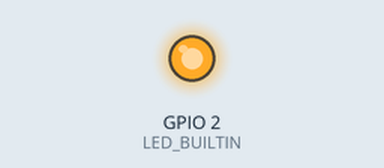
The sketch below on a simulated ESP8266 (NodeMCU). On the bench: output pins drawn as LEDs (lit = HIGH, except the on-board LED, lit = LOW). WiFi joins after 1.5 s; servers stay silent unless stated; the Firebase database answers and starts empty; what the sketch prints to the serial monitor is not drawn.

Above: at 0.1 s.
At 1.7 s:
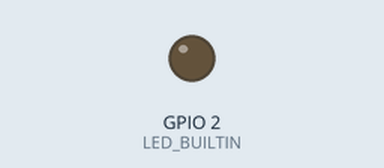
Timing chart, 0 to 3.2 s (numbered marks = the images above):
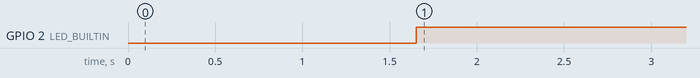

Measured:
- by itself, GPIO 2 (LED_BUILTIN): LOW → HIGH at 1.7 s

The sketch:

ders510.ino
```cpp
// (licence header left out)
// FirebaseDemo_ESP8266 is a sample that demo the different functions
// of the FirebaseArduino API.

#include <ESP8266WiFi.h>
#include <FirebaseArduino.h>

// Set these to run example.
#define FIREBASE_HOST "demo1-215c7.firebaseio.com"
#define FIREBASE_AUTH "2naW0VphLeVzvM9Pssf1Vg6QMXYgNtBWTgM0TdoR"
#define WIFI_SSID "IKARUS1"
#define WIFI_PASSWORD "ikarus.123"

WiFiServer server(80);

void setup() {
  Serial.begin(9600);
  pinMode(LED_BUILTIN, OUTPUT);
  digitalWrite(LED_BUILTIN, 0);

  // connect to wifi.
  WiFi.begin(WIFI_SSID, WIFI_PASSWORD);
  Serial.print("connecting");
  while (WiFi.status() != WL_CONNECTED) {
    Serial.print(".");
    delay(500);
  }
  Serial.println();
  Serial.print("connected: ");
  Serial.println(WiFi.localIP());

  server.begin();

  Firebase.begin(FIREBASE_HOST, FIREBASE_AUTH);
}

int n = 0;

void loop() {
  int pinStatus = Firebase.getInt("LED");
  digitalWrite(LED_BUILTIN, pinStatus == 0 ? HIGH : LOW);
  Serial.print("LED Status: ");
  Serial.println(pinStatus == 0 ? HIGH : LOW);
 // Firebase.setInt("LED", pinStatus);
 // Serial.print("Pin Status: ");
 // Serial.println(pinStatus);
  delay(500);

  // Check if a client has connected
//  WiFiClient client = server.available();
//  if (!client) {
//    return;
//  }
//  Serial.println(F("new client"));
//
//  client.setTimeout(5000); // default is 1000
//
//  // Read the first line of the request
//  String req = client.readStringUntil('\r');
//  Serial.println(F("request: "));
//  Serial.println(req);
//
//  // Match the request
//  int val;
//  if (req.indexOf(F("/gpio/0")) != -1) {
//    val = 0;
//  } else if (req.indexOf(F("/gpio/1")) != -1) {
//    val = 1;
//  } else {
//    Serial.println(F("invalid request"));
//    val = digitalRead(LED_BUILTIN);
//  }
//
//  // Set LED according to the request
//  digitalWrite(LED_BUILTIN, val);
//
//  // read/ignore the rest of the request
//  // do not client.flush(): it is for output only, see below
//  while (client.available()) {
//    // byte by byte is not very efficient
//    client.read();
//  }
//
//  // Send the response to the client
//  // it is OK for multiple small client.print/write,
//  // because nagle algorithm will group them into one single packet
//  client.print(F("HTTP/1.1 200 OK\r\nContent-Type: text/html\r\n\r\n<!DOCTYPE HTML>\r\n<html>\r\nGPIO is now "));
//  client.print((val) ? F("high") : F("low"));
//  client.print(F("<br><br>Click <a href='http://"));
//  client.print(WiFi.localIP());
//  client.print(F("/gpio/1'>here</a> to switch LED GPIO on, or <a href='http://"));
//  client.print(WiFi.localIP());
//  client.print(F("/gpio/0'>here</a> to switch LED GPIO off.</html>"));
//
//  // The client will actually be *flushed* then disconnected
//  // when the function returns and 'client' object is destroyed (out-of-scope)
//  // flush = ensure written data are received by the other side
//  Serial.println(F("Disconnecting from client"));
}
```
